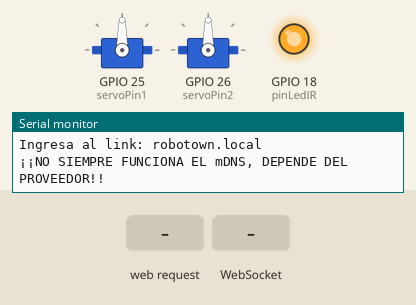
Bench run of a sketch on a simulated ESP32. Shown: 2 × servo, output pins drawn as LEDs (lit = HIGH), the last lines printed to the serial monitor. The test bench sets the inputs (shaded band). WiFi joins after 1.5 s; servers stay silent unless stated; storage starts empty.

Above: at 2.7 s.
2.8 s: HTTP request GET /Avanzar received
At 3.8 s:
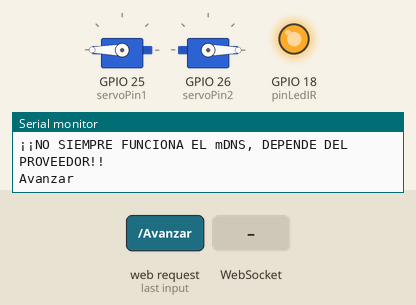
4.3 s: HTTP request GET /Izquierda received
At 4.9 s:
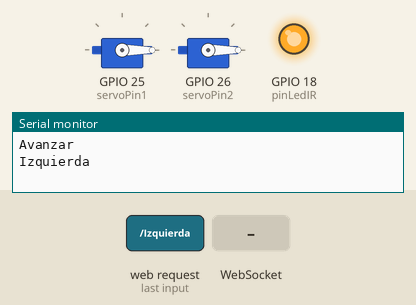
5.8 s: HTTP request GET /Derecha received
At 7.0 s:
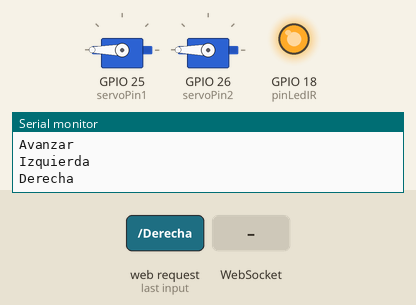
7.3 s: HTTP request GET /Retroceder received
At 8.4 s:
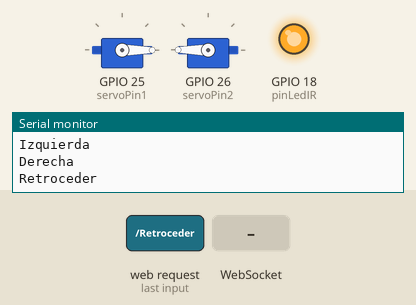
8.8 s: WebSocket text "avanzar" received
At 9.6 s:
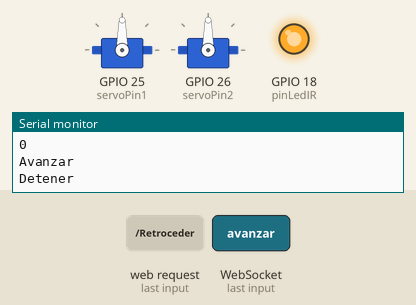
10.3 s: HTTP request GET /Avanzar?rutaText=avanzar received
At 10.7 s:
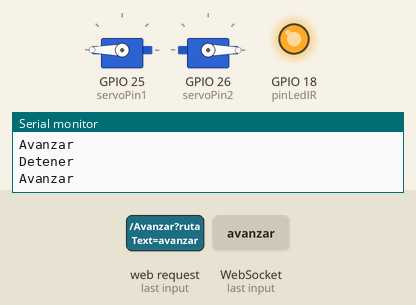
Timing chart, 0 to 12.8 s (numbered marks = the images above; inputs shaded):
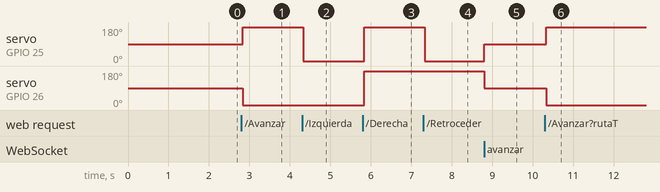

Measured:
- after the input at 2.8 s, servo on GPIO 25 (servoPin1): 90° → 180° at once; servo on GPIO 26 (servoPin2): 90° → 0° at once
- after the input at 4.3 s, servo on GPIO 25 (servoPin1): 180° → 0° at once
- after the input at 5.8 s, servo on GPIO 25 (servoPin1), servo on GPIO 26 (servoPin2): 0° → 180° at once
- after the input at 7.3 s, servo on GPIO 25 (servoPin1): 180° → 0° at once
- after the input at 8.8 s, servo on GPIO 25 (servoPin1): 0° → 90° at once; servo on GPIO 26 (servoPin2): 180° → 90° at once
- after the input at 10.3 s, servo on GPIO 25 (servoPin1): 90° → 180° at once; servo on GPIO 26 (servoPin2): 90° → 0° at once

The sketch:

ServidorWEBASYNC.ino
```cpp
/***
 * Autor: Marcelo Paz
 * Fecha: 14/01/2024
 * Descripcion: Codigo para el control de un robot.
 * Firma:
  elnube      _..----.._    _
            .'  .--.    "-.(0)_
'-.__.-'"'=:|   ,  _)_ \__ . c\'-..
             '''------'---''---'-"
*/
#include "SPIFFS.h"
#include <WiFi.h>
#include <WiFiMulti.h>
#include <WiFiClient.h>
#include <ESPmDNS.h>
#include <ESPAsyncWebServer.h>
#include <WebSocketsServer.h>
#include <ESP32Servo.h>

// --------------------------------------------------------------------------------------------------------------------------------------------
// Credenciales para WiFi
#include "data.h"
WiFiMulti wifiMulti;
const char* mDNS = "robotown";

// Servidores
AsyncWebServer server(80);
WebSocketsServer webSocket = WebSocketsServer(81);

// Pines ServoMotores
const int servoPin1 = 25;
const int servoPin2 = 26;
Servo servoM1;
Servo servoM2;

// Pines Sensor de linea
int pinLedIR = 18;
int sensorPins[8] = {19, 23, 5, 13, 12, 14, 27, 16};
unsigned long tiempoInicial;
unsigned long tiempoActual;

// Matriz para guardar ArUco
int arucoEscaneado[4][4] = {
  {0, 0, 0, 0},
  {0, 0, 0, 0},
  {0, 0, 0, 0},
  {0, 0, 0, 0}
};

// Informacion ArUcos
const int ArUcos[14][4][4] = {
  {
    {0, 1, 0, 0},
    {1, 0, 1, 0},
    {1, 1, 0, 0},
    {1, 1, 0, 1}
  }, // 0
  {
    {1, 1, 1, 1},
    {0, 0, 0, 0},
    {0, 1, 1, 1},
    {0, 1, 0, 1}
  }, // 1
  {
    {1, 1, 0, 0},
    {1, 1, 0, 0},
    {1, 1, 0, 1},
    {0, 0, 1, 0}
  }, // 2
  {
    {0, 1, 1, 0},
    {0, 1, 1, 0},
    {1, 0, 1, 1},
    {1, 0, 0, 1}
  }, // 3
  {
    {1, 0, 1, 0},
    {1, 0, 1, 1},
    {0, 1, 1, 0},
    {0, 0, 0, 1}
  }, // 4
  {
    {1, 0, 0, 0},
    {0, 1, 1, 0},
    {0, 0, 1, 1},
    {0, 0, 1, 0}
  }, // 5
  {
    {0, 1, 1, 0},
    {0, 0, 0, 1},
    {1, 1, 0, 1},
    {0, 0, 0, 1}
  }, // 6
  {
    {0, 0, 1, 1},
    {1, 0, 1, 1},
    {0, 0, 0, 0},
    {1, 1, 0, 1}
  }, // 7
  {
    {0, 0, 0, 0},
    {0, 0, 0, 1},
    {0, 0, 1, 0},
    {0, 1, 0, 1}
  }, // 8
  {
    {0, 0, 1, 1},
    {0, 0, 0, 0},
    {1, 0, 1, 0},
    {1, 0, 0, 1}
  }, // 9
  {
    {0, 0, 0, 0},
    {0, 1, 1, 0},
    {0, 1, 1, 0},
    {1, 1, 1, 0}
  }, // 10
  {
    {1, 1, 1, 0},
    {1, 1, 1, 0},
    {0, 1, 0, 1},
    {1, 0, 0, 0}
  }, // 11
  {
    {1, 1, 1, 1},
    {0, 0, 0, 1},
    {0, 1, 0, 0},
    {1, 0, 0, 0}
  }, // 12
  {
    {1, 1, 0, 1},
    {0, 1, 0, 1},
    {1, 1, 1, 1},
    {0, 0, 0, 0}
  }, // 13
};

// --------------------------------------------------FUNCIONES--ARUCO-------------------------------------------------------------------------------
// Funciones Sensor de linea
void escanear() {
  return;
}

void analizar( ) {
  return;
}

// --------------------------------------------FUNCIONES--SERVOMOTORES------------------------------------------------------------------------------
void avanzar(int tiempo) {
  Serial.println("Avanzar");
  servoM1.write(180);
  servoM2.write(0);
  delay(tiempo);
}

void derecha(int tiempo) {
  Serial.println("Derecha");
  servoM1.write(180);
  servoM2.write(180);
  delay(tiempo);
}

void izquierda(int tiempo) {
  Serial.println("Izquierda");
  servoM1.write(0);
  servoM2.write(0);
  delay(tiempo);
}

void retroceder(int tiempo) {
  Serial.println("Retroceder");
  servoM1.write(0);
  servoM2.write(180);
  delay(tiempo);
}

void detener(){
  Serial.println("Detener");
  servoM1.write(90);
  servoM2.write(90);
}

// --------------------------------------------FUNCION--COMUNICACION--WEMOS--TO--PYTHON-------------------------------------------------------------
void webSocketEvent(uint8_t num, WStype_t type, uint8_t * payload, size_t length){
  switch(type) {
    case WStype_DISCONNECTED:
      Serial.printf("[%u] Disconnected!\n", num);
      break;
    case WStype_CONNECTED:
      Serial.printf("[%u] Connected from %s url: %s\n", num, webSocket.remoteIP(num).toString().c_str(), payload);
      break;

    case WStype_TEXT:
      Serial.printf("[%u] get Text: %s\n", num, payload);
      String msg = String((char *)(payload));

      char* token;
      char* rest = (char*)payload;

      int tiempo;
      String instruccion;
      int i = 0;
      while ((token = strtok_r(rest, " ", &rest))){
          // token ahora contiene una parte del payload separada por espacios
          Serial.println(token);
          if (i == 0) {  // Si es el primer token, lo guardamos como una instruccion
              instruccion = token;
          }
          if (i == 1) {  // Si es el segundo token, lo guardamos como tiempo
              tiempo = atoi(token);  // Convertir el token a un entero
          }
          i++;
      }
      Serial.println(tiempo);
      if (instruccion.equalsIgnoreCase("avanzar"))
      {
        avanzar(tiempo);
        detener();
      }
      else if (instruccion.equalsIgnoreCase("retroceder"))
      {
        retroceder(tiempo);
        detener();
      }
      else if (instruccion.equalsIgnoreCase("derecha"))
      {
        derecha(tiempo);
        detener();
      }
      else if (instruccion.equalsIgnoreCase("izquierda"))
      {
        izquierda(tiempo);
        detener();
      }
      break;
  }
}

// --------------------------------------------FUNCION--SETUP---------------------------------------------------------------------------------------
void setup() {
  // Comunicacion Serial
  Serial.begin(115200);

  // ServoMotores
  servoM1.attach(servoPin1);
  servoM2.attach(servoPin2);

  // Memoria Interna
  if(!SPIFFS.begin(true)){
    Serial.println("An Error has occurred while mounting SPIFFS");
    return;
  }

  // Conexión WiFi
  wifiMulti.addAP(ssid_1, password_1);
  wifiMulti.addAP(ssid_2, password_2);
  wifiMulti.addAP(ssid_3, password_3);

  WiFi.mode(WIFI_STA);
  Serial.print("Conectando a Wifi ");
  while (wifiMulti.run(3000) != WL_CONNECTED) {
    Serial.print(".");
  }
  Serial.println("");
  Serial.println("Conectado");
  Serial.print("SSID: ");
  Serial.print(WiFi.SSID());
  Serial.print("IP: ");
  Serial.println(WiFi.localIP());

  // Inicio mDNS
  if (!MDNS.begin("robotown")) {
    Serial.println("Error configurando mDNS!");
    return;
  }
  Serial.print("mDNS: ");
  Serial.print(mDNS);
  Serial.println(" configurado");
  Serial.print("Ingresa al link: ");
  Serial.print(mDNS);
  Serial.println(".local");
  Serial.println("¡¡NO SIEMPRE FUNCIONA EL mDNS, DEPENDE DEL PROVEEDOR!!");
  MDNS.addService("http", "tcp", 80);

  // Servidor Web Asincrono
  server.on("/", HTTP_GET, [](AsyncWebServerRequest * request) {
    request->send(SPIFFS, "/Control.html", String(), false);
  });

  server.on("/imagen.jpg", HTTP_GET, [](AsyncWebServerRequest * request) {
    request->send(SPIFFS, "/imagen.jpg", String(), false);
  });

  server.on("/IzquierdaN", HTTP_GET, [](AsyncWebServerRequest * request) {
    izquierda(700);
    detener();
    request->send(SPIFFS, "/Control.html", String(), false);
  });

  server.on("/Avanzar", HTTP_GET, [](AsyncWebServerRequest * request) {
    avanzar(1000);
    request->send(SPIFFS, "/Control.html", String(), false);
  });

  server.on("/DerechaN", HTTP_GET, [](AsyncWebServerRequest * request) {
    derecha(1050);
    detener();
    request->send(SPIFFS, "/Control.html", String(), false);
  });

  server.on("/Izquierda", HTTP_GET, [](AsyncWebServerRequest * request) {
    izquierda(1000);
    request->send(SPIFFS, "/Control.html", String(), false);
  });

  server.on("/Detener", HTTP_GET, [](AsyncWebServerRequest * request) {
    detener();
    request->send(SPIFFS, "/Control.html", String(), false);
  });

  server.on("/Derecha", HTTP_GET, [](AsyncWebServerRequest * request) {
    derecha(1000);
    request->send(SPIFFS, "/Control.html", String(), false);
  });

  server.on("/Retroceder", HTTP_GET, [](AsyncWebServerRequest * request) {
    retroceder(1000);
    request->send(SPIFFS, "/Control.html", String(), false);
  });

  server.on("/Enviar", HTTP_POST, [](AsyncWebServerRequest * request) {
    if(request->hasParam("rutaText", true))
    {
      String msgRuta = request->getParam("rutaText", true)->value();
      Serial.print("Ruta: ");
      Serial.println(msgRuta);

      // Obtener la dirección IP del cliente
      IPAddress remote_ip = request->client()->remoteIP();
      Serial.print("Cliente IP: ");
      Serial.println(remote_ip);

      // Enviar el mensaje al cliente correspondiente
      for(uint8_t i = 0; i < webSocket.connectedClients(); i++) {
        IPAddress client_ip = webSocket.remoteIP(i);
        if(client_ip == remote_ip) {
          webSocket.sendTXT(i, msgRuta.c_str());
          break;
        }
      }
    }
    request->send(SPIFFS, "/Control.html", String(), false);
  });

  // Inicio del servidor
  server.begin();

  // Inicio del websocket
  webSocket.begin();
  webSocket.onEvent(webSocketEvent);

  // Se inician los pines del sensor como entrada de datos
  for (int i = 0; i < 8; i++)
  {
    pinMode(sensorPins[i], INPUT);
  }

  // Se inicia el IR del sensor como salida en alto
  pinMode(pinLedIR, OUTPUT);
  digitalWrite(pinLedIR, HIGH);

  // Se inicia un tiempo
  tiempoInicial = millis();
}

// --------------------------------------------FUNCION--LOOP----------------------------------------------------------------------------------------
void loop(){
  tiempoActual = millis();
  // Agregar logica de los sensores de linea
  webSocket.loop();
}
```

data.h
```cpp
const char* ssid_1     = "tu-wifi1";
const char* password_1 = "tu-pass1";
const char* ssid_2     = "tu-wifi2";
const char* password_2 = "tu-pass2";
const char* ssid_3     = "tu-wifi3";
const char* password_3 = "tu-pass3";
```
